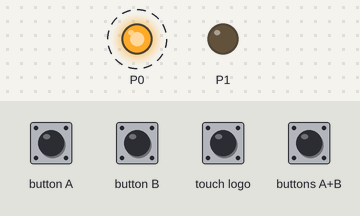
This program was run on a simulated BBC micro:bit (MakeCode). Parts: output pins drawn as LEDs (lit = HIGH). Dashed ring = blinking. The test bench sets the inputs (shaded band).

Above: at 1.2 s.
1.3 s: buttons A+B pressed for 0.15 s
At 2.34 s:
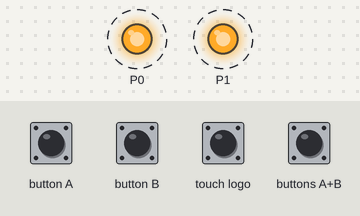
4.3 s: touch logo pressed for 0.15 s
At 6.0 s:
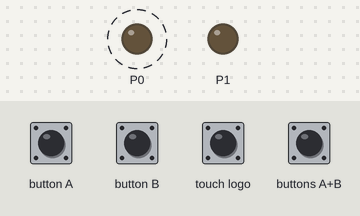
7.3 s: buttons A+B pressed for 1 s
At 10.1 s:
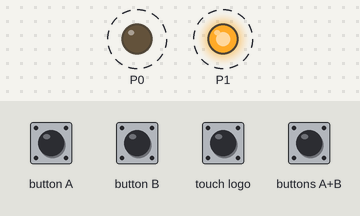
Timing chart, 0 to 16.5 s (numbered marks = the images above; inputs shaded):
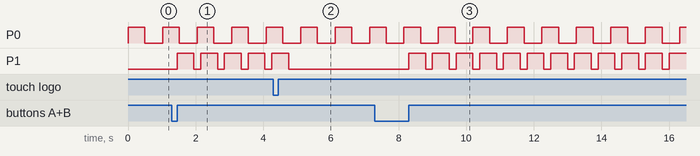

Measured:
- after the input at 1.3 s, P1: alternates HIGH for 0.50 s and LOW for 0.20 s, starting after 0.15 s
- after the input at 4.3 s, P1: goes on until 4.8 s, then stays LOW
- after the input at 7.3 s, P1: alternates HIGH for 0.50 s and LOW for 0.20 s, starting after 1.0 s
- by itself, P0: alternates HIGH for 0.50 s and LOW for 0.52 s

The program:

main.ts
```typescript
function zhasni_diodu () {
    pins.digitalWritePin(DigitalPin.P0, 0)
}
function blikej (barva: number) {
    while (true) {
        if (barva == RED) {
            pins.digitalWritePin(DigitalPin.P0, 1)
            basic.pause(500)
            pins.digitalWritePin(DigitalPin.P0, 0)
            basic.pause(200)
        } else if (barva == GREEN) {
            pins.digitalWritePin(DigitalPin.P1, 1)
            basic.pause(500)
            pins.digitalWritePin(DigitalPin.P1, 0)
            basic.pause(200)
        } else {
            pins.digitalWritePin(DigitalPin.P2, 1)
            basic.pause(500)
            pins.digitalWritePin(DigitalPin.P2, 0)
            basic.pause(200)
        }
        if (prerus == 1) {
            break;
        }
    }
}
input.onButtonPressed(Button.A, function () {
    zmen_pauzu(1)
})
input.onButtonPressed(Button.AB, function () {
    prerus = 0
    blikej(GREEN)
})
function nastav_diodu (param: number) {
    pins.digitalWritePin(DigitalPin.P0, param)
}
input.onButtonPressed(Button.B, function () {
    zmen_pauzu(0)
})
input.onLogoEvent(TouchButtonEvent.Pressed, function () {
    prerus = 1
})
function prepni_diodu (barva2: number) {
    if (barva2 == RED) {
        if (red_is_on == 1) {
            red_is_on = 0
        } else {
            red_is_on = 1
        }
        pins.digitalWritePin(DigitalPin.P0, blue_is_on)
    } else if (barva2 == GREEN) {
        if (green_is_on == 1) {
            green_is_on = 0
        } else {
            green_is_on = 1
        }
        pins.digitalWritePin(DigitalPin.P1, green_is_on)
    } else if (barva2 == BLUE) {
        if (blue_is_on == 1) {
            blue_is_on = 0
        } else {
            blue_is_on = 1
        }
        pins.digitalWritePin(DigitalPin.P2, blue_is_on)
    }
}
function rozsvit_diodu () {
    pins.digitalWritePin(DigitalPin.P0, 1)
}
function zmen_pauzu (prodluz: number) {
    if (pauza <= 900 && prodluz == 1 || pauza >= 200 && prodluz == 0) {
        if (prodluz == 1) {
            pauza += 100
        } else {
            pauza += -100
        }
    }
}
let prerus = 0
let pauza = 0
let green_is_on = 0
let blue_is_on = 0
let red_is_on = 0
let BLUE = 0
let GREEN = 0
let RED = 0
RED = 0
GREEN = 1
BLUE = 2
red_is_on = 0
blue_is_on = 0
green_is_on = 0
pauza = 500
prerus = 0
basic.forever(function () {
    pins.digitalWritePin(DigitalPin.P0, 1)
    basic.pause(pauza)
    pins.digitalWritePin(DigitalPin.P0, 0)
    basic.pause(pauza)
})
```

test.ts
```typescript
// Tady jsou testy. Při použití tohoto balíčku jako rozšíření nebude zkompilováno.
```
